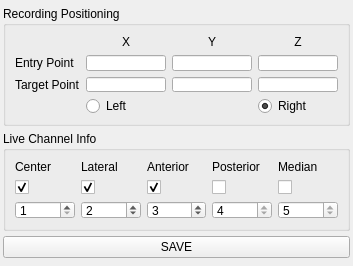
<?xml version="1.0" encoding="UTF-8"?>
<ui version="4.0">
 <class>MEROptions</class>
 <widget class="QDockWidget" name="MEROptions">
  <property name="geometry">
   <rect>
    <x>0</x>
    <y>0</y>
    <width>353</width>
    <height>266</height>
   </rect>
  </property>
  <property name="minimumSize">
   <size>
    <width>353</width>
    <height>266</height>
   </size>
  </property>
  <property name="maximumSize">
   <size>
    <width>353</width>
    <height>266</height>
   </size>
  </property>
  <property name="allowedAreas">
   <set>Qt::NoDockWidgetArea</set>
  </property>
  <property name="windowTitle">
   <string>MER Options</string>
  </property>
  <widget class="QWidget" name="dockWidgetContents">
   <layout class="QVBoxLayout" name="verticalLayout">
    <property name="spacing">
     <number>2</number>
    </property>
    <property name="leftMargin">
     <number>3</number>
    </property>
    <property name="topMargin">
     <number>3</number>
    </property>
    <property name="rightMargin">
     <number>3</number>
    </property>
    <property name="bottomMargin">
     <number>3</number>
    </property>
    <item>
     <widget class="QGroupBox" name="groupBox">
      <property name="maximumSize">
       <size>
        <width>16777215</width>
        <height>120</height>
       </size>
      </property>
      <property name="title">
       <string>Recording Positioning</string>
      </property>
      <layout class="QGridLayout" name="gridLayout">
       <item row="0" column="4">
        <widget class="QLabel" name="label_4">
         <property name="text">
          <string>Z</string>
         </property>
         <property name="alignment">
          <set>Qt::AlignCenter</set>
         </property>
        </widget>
       </item>
       <item row="1" column="0">
        <widget class="QLabel" name="label">
         <property name="text">
          <string>Entry Point</string>
         </property>
        </widget>
       </item>
       <item row="1" column="3">
        <widget class="QLineEdit" name="ey">
         <property name="text">
          <string/>
         </property>
        </widget>
       </item>
       <item row="1" column="4">
        <widget class="QLineEdit" name="ez">
         <property name="text">
          <string/>
         </property>
        </widget>
       </item>
       <item row="0" column="3">
        <widget class="QLabel" name="label_3">
         <property name="text">
          <string>Y</string>
         </property>
         <property name="alignment">
          <set>Qt::AlignCenter</set>
         </property>
        </widget>
       </item>
       <item row="2" column="4">
        <widget class="QLineEdit" name="tz">
         <property name="text">
          <string/>
         </property>
        </widget>
       </item>
       <item row="0" column="1">
        <widget class="QLabel" name="label_2">
         <property name="maximumSize">
          <size>
           <width>16777215</width>
           <height>20</height>
          </size>
         </property>
         <property name="text">
          <string>X</string>
         </property>
         <property name="alignment">
          <set>Qt::AlignCenter</set>
         </property>
        </widget>
       </item>
       <item row="2" column="3">
        <widget class="QLineEdit" name="ty">
         <property name="text">
          <string/>
         </property>
        </widget>
       </item>
       <item row="2" column="1">
        <widget class="QLineEdit" name="tx">
         <property name="text">
          <string/>
         </property>
        </widget>
       </item>
       <item row="2" column="0">
        <widget class="QLabel" name="label_5">
         <property name="text">
          <string>Target Point</string>
         </property>
        </widget>
       </item>
       <item row="3" column="1">
        <widget class="QRadioButton" name="radioLeft">
         <property name="text">
          <string>Left</string>
         </property>
        </widget>
       </item>
       <item row="3" column="4">
        <widget class="QRadioButton" name="radioRight">
         <property name="text">
          <string>Right</string>
         </property>
         <property name="checked">
          <bool>true</bool>
         </property>
        </widget>
       </item>
       <item row="1" column="1">
        <widget class="QLineEdit" name="ex">
         <property name="text">
          <string/>
         </property>
        </widget>
       </item>
      </layout>
     </widget>
    </item>
    <item>
     <widget class="QGroupBox" name="groupBox_2">
      <property name="maximumSize">
       <size>
        <width>16777215</width>
        <height>100</height>
       </size>
      </property>
      <property name="title">
       <string>Live Channel Info</string>
      </property>
      <layout class="QGridLayout" name="gridLayout_2">
       <item row="1" column="1">
        <widget class="QCheckBox" name="latCheck">
         <property name="text">
          <string/>
         </property>
         <property name="checked">
          <bool>true</bool>
         </property>
        </widget>
       </item>
       <item row="0" column="4">
        <widget class="QLabel" name="label_10">
         <property name="text">
          <string>Median</string>
         </property>
        </widget>
       </item>
       <item row="0" column="3">
        <widget class="QLabel" name="label_9">
         <property name="text">
          <string>Posterior</string>
         </property>
        </widget>
       </item>
       <item row="0" column="2">
        <widget class="QLabel" name="label_8">
         <property name="text">
          <string>Anterior</string>
         </property>
        </widget>
       </item>
       <item row="0" column="0">
        <widget class="QLabel" name="label_6">
         <property name="text">
          <string>Center</string>
         </property>
        </widget>
       </item>
       <item row="0" column="1">
        <widget class="QLabel" name="label_7">
         <property name="text">
          <string>Lateral</string>
         </property>
        </widget>
       </item>
       <item row="1" column="0">
        <widget class="QCheckBox" name="cenCheck">
         <property name="text">
          <string/>
         </property>
         <property name="checked">
          <bool>true</bool>
         </property>
        </widget>
       </item>
       <item row="1" column="3">
        <widget class="QCheckBox" name="posCheck">
         <property name="text">
          <string/>
         </property>
         <property name="checkable">
          <bool>false</bool>
         </property>
        </widget>
       </item>
       <item row="1" column="2">
        <widget class="QCheckBox" name="antCheck">
         <property name="text">
          <string/>
         </property>
         <property name="checked">
          <bool>true</bool>
         </property>
        </widget>
       </item>
       <item row="1" column="4">
        <widget class="QCheckBox" name="medCheck">
         <property name="text">
          <string/>
         </property>
         <property name="checkable">
          <bool>false</bool>
         </property>
        </widget>
       </item>
       <item row="2" column="0">
        <widget class="QSpinBox" name="cenSpin">
         <property name="minimum">
          <number>1</number>
         </property>
         <property name="maximum">
          <number>5</number>
         </property>
        </widget>
       </item>
       <item row="2" column="1">
        <widget class="QSpinBox" name="latSpin">
         <property name="minimum">
          <number>1</number>
         </property>
         <property name="maximum">
          <number>5</number>
         </property>
         <property name="value">
          <number>2</number>
         </property>
        </widget>
       </item>
       <item row="2" column="2">
        <widget class="QSpinBox" name="antSpin">
         <property name="minimum">
          <number>1</number>
         </property>
         <property name="maximum">
          <number>5</number>
         </property>
         <property name="value">
          <number>3</number>
         </property>
        </widget>
       </item>
       <item row="2" column="3">
        <widget class="QSpinBox" name="posSpin">
         <property name="readOnly">
          <bool>true</bool>
         </property>
         <property name="minimum">
          <number>1</number>
         </property>
         <property name="maximum">
          <number>5</number>
         </property>
         <property name="value">
          <number>4</number>
         </property>
        </widget>
       </item>
       <item row="2" column="4">
        <widget class="QSpinBox" name="medSpin">
         <property name="readOnly">
          <bool>true</bool>
         </property>
         <property name="minimum">
          <number>1</number>
         </property>
         <property name="maximum">
          <number>5</number>
         </property>
         <property name="value">
          <number>5</number>
         </property>
        </widget>
       </item>
      </layout>
     </widget>
    </item>
    <item>
     <widget class="QPushButton" name="saveButton">
      <property name="text">
       <string>SAVE</string>
      </property>
     </widget>
    </item>
   </layout>
  </widget>
 </widget>
 <resources/>
 <connections/>
</ui>
